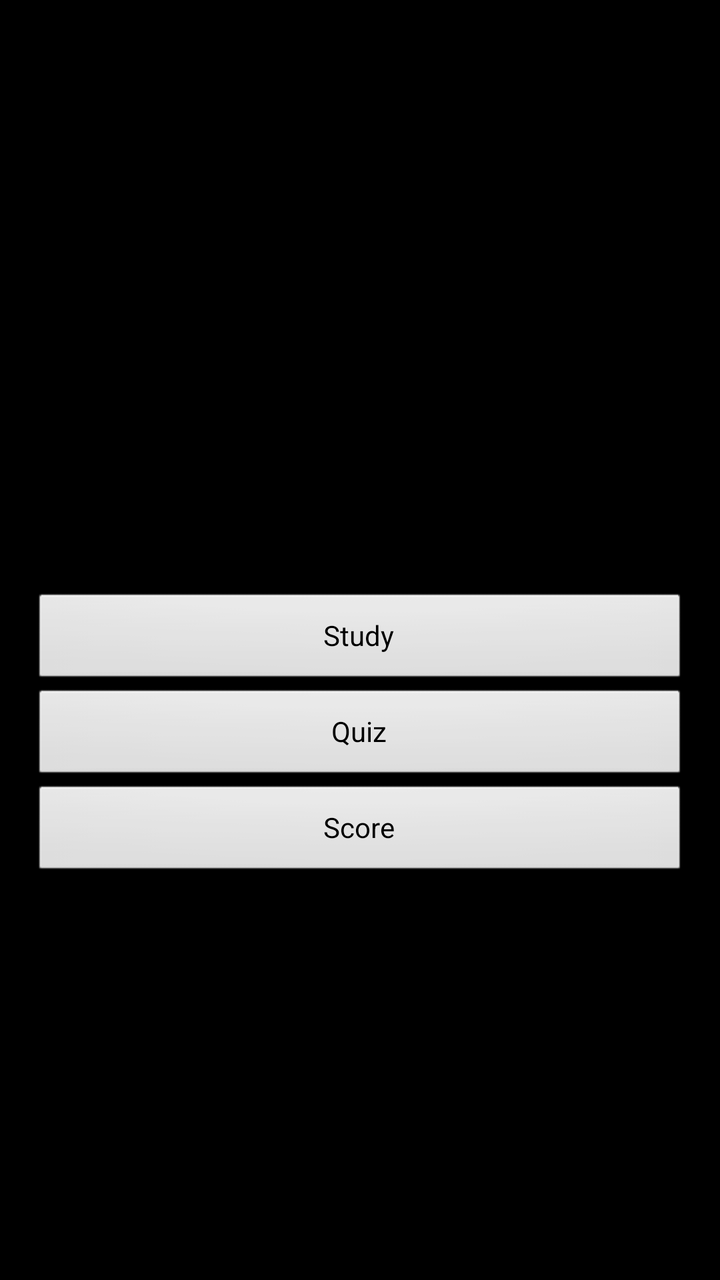
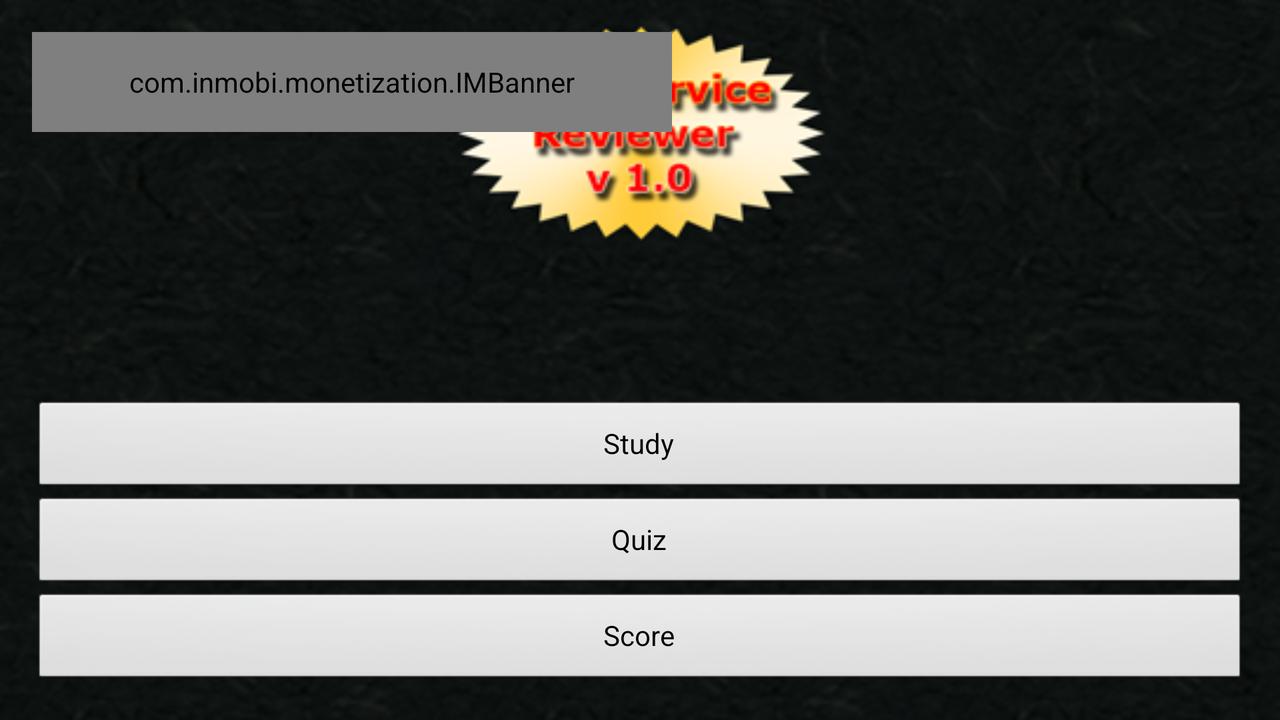

Compare how this app lays out the same screen by default and in its alternative resource folder. The renders come first, then the two layout files and the values they reference.
<!-- AndroidManifest.xml: application theme AppTheme -->
<!-- res/layout/activity_main.xml -->
<RelativeLayout xmlns:android="http://schemas.android.com/apk/res/android"
    xmlns:tools="http://schemas.android.com/tools"
    android:layout_width="match_parent"
    android:layout_height="match_parent"
    android:paddingBottom="@dimen/activity_vertical_margin"
    android:paddingLeft="@dimen/activity_horizontal_margin"
    android:paddingRight="@dimen/activity_horizontal_margin"
    android:paddingTop="@dimen/activity_vertical_margin"
    tools:context=".MainActivity" >

    <Button
        android:id="@+id/btnStudy"
        android:layout_width="fill_parent"
        android:layout_height="wrap_content"
        android:layout_centerHorizontal="true"
        android:layout_centerVertical="true"
        android:text="@string/study" />

    <Button
        android:id="@+id/btnQuiz"
        android:layout_width="fill_parent"
        android:layout_height="wrap_content"
        android:layout_alignLeft="@+id/btnStudy"
        android:layout_below="@+id/btnStudy"
        android:text="@string/quiz" />

    <Button
        android:id="@+id/btnHighScores"
        android:layout_width="fill_parent"
        android:layout_height="wrap_content"
        android:layout_alignRight="@+id/btnQuiz"
        android:layout_below="@+id/btnQuiz"
        android:text="@string/high_scores" />

</RelativeLayout>
<!-- resources referenced by this layout -->
<resources>
  <dimen name="activity_horizontal_margin">16dp</dimen>
  <dimen name="activity_vertical_margin">16dp</dimen>
  <string name="high_scores">Score</string>
  <string name="quiz">Quiz</string>
  <string name="study">Study</string>
  <style name="AppTheme" parent="CustomTheme">
          
      </style>
  <style parent="android:Theme.Black" name="CustomTheme" />
</resources>
<!-- res/layout-land/activity_main.xml (the repository's variant of the layout above) -->
<!-- drawn on the phone turned sideways -->
<RelativeLayout xmlns:android="http://schemas.android.com/apk/res/android"
    xmlns:tools="http://schemas.android.com/tools"
    android:layout_width="match_parent"
    android:layout_height="match_parent"
    android:background="@drawable/img_main_land"
    android:paddingBottom="@dimen/activity_vertical_margin"
    android:paddingLeft="@dimen/activity_horizontal_margin"
    android:paddingRight="@dimen/activity_horizontal_margin"
    android:paddingTop="@dimen/activity_vertical_margin"
    tools:context=".MainActivity" >

    <Button
        android:id="@+id/btnHighScores"
        android:layout_width="fill_parent"
        android:layout_height="wrap_content"
        android:layout_alignLeft="@+id/btnQuiz"
        android:layout_alignParentBottom="true"
        android:text="@string/high_scores" />

    <Button
        android:id="@+id/btnQuiz"
        android:layout_width="fill_parent"
        android:layout_height="wrap_content"
        android:layout_above="@+id/btnHighScores"
        android:layout_alignLeft="@+id/btnStudy"
        android:text="@string/quiz" />

    <Button
        android:id="@+id/btnStudy"
        android:layout_width="fill_parent"
        android:layout_height="wrap_content"
        android:layout_above="@+id/btnQuiz"
        android:layout_centerHorizontal="true"
        android:text="@string/study" />

<TableRow
    android:id="@+id/adsTableRow"
    android:layout_width="match_parent"
    android:layout_height="wrap_content" >

    <com.inmobi.monetization.IMBanner android:layout_width="320dp"
android:layout_height="50dp" android:id="@+id/banner"
adSize="15" appId="1398073576945128" />
  
</TableRow>
</RelativeLayout>
<!-- resources referenced by the variant -->
<!-- as the phone turned sideways resolves them -->
<resources>
  <dimen name="activity_horizontal_margin">16dp</dimen>
  <dimen name="activity_vertical_margin">16dp</dimen>
  <!-- drawable img_main_land: png bitmap (drawable-ldpi, 164089 bytes) -->
  <string name="high_scores">Score</string>
  <string name="quiz">Quiz</string>
  <string name="study">Study</string>
  <style name="AppTheme" parent="CustomTheme">
          
      </style>
  <style parent="android:Theme.Black" name="CustomTheme" />
</resources>
